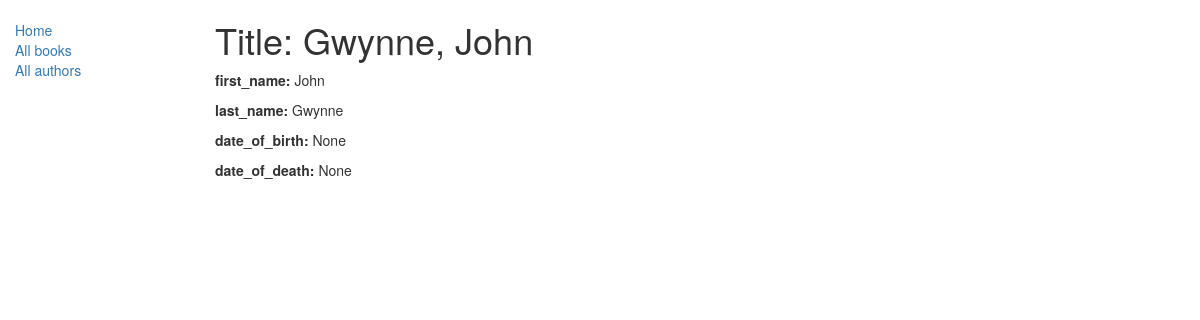
/catalog/author/3, run on the app's committed database.
### catalog/models.py (models this page shows, shortened)
class Author(models.Model):
    first_name = models.CharField(max_length=100)
    last_name = models.CharField(max_length=100)
    date_of_birth = models.DateField(null=True, blank=True)
    date_of_death = models.DateField('Died', null=True, blank=True)
    def __str__(self):
        return '%s, %s' % (self.last_name, self.first_name)

### catalog/views.py (the view)
# urls.py: url(r'^author/(?P<pk>\d+)$', views.AuthorDetailView.as_view(), name='author-detail'),
class AuthorDetailView(generic.DetailView):
    model = Author

### templates/catalog/author_detail.html (shortened to what this page needs)
{% extends "base_generic.html" %}
{% block content %}
  <h1>Title: {{ author }}</h1>
  <p><strong>first_name:</strong> {{ author.first_name }}</a></p>
  <p><strong>last_name:</strong> {{ author.last_name }}</p>
  <p><strong>date_of_birth:</strong> {{ author.date_of_birth }}</p>
  <p><strong>date_of_death:</strong> {{ author.date_of_death }}</p>
{% endblock %}

### data on the page
Author: last_name+first_name "Gwynne, John", first_name "John", last_name "Gwynne", date_of_birth "None", date_of_death "None"
